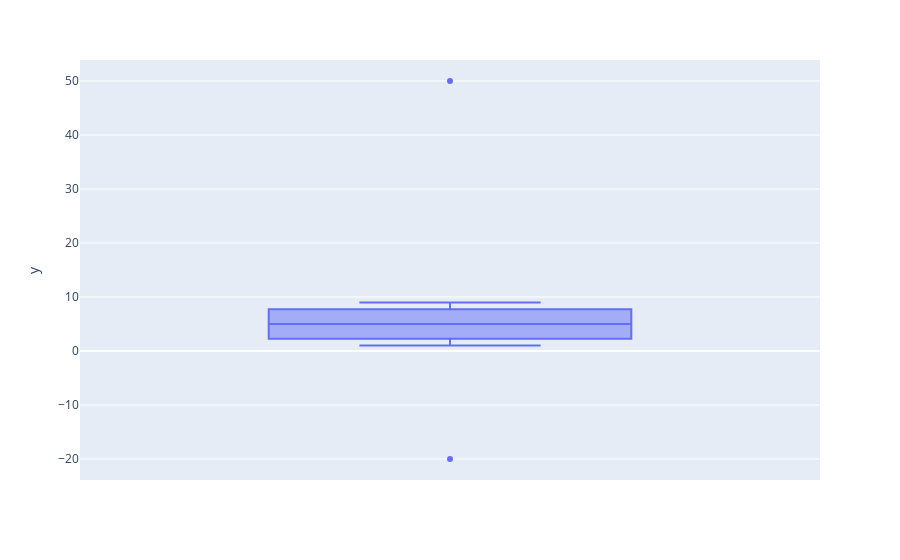

Notebook cell for this chart:
### Markdown cell above
Plotly

### Code cell
px.box(y = i)

### Figure 1 — Plotly figure (JSON) as saved in the notebook; plotly's stock layout.template omitted (floating-point values rounded to 4 significant figures)
{"data": [{"alignmentgroup": "True", "hovertemplate": "y=%{y}<extra></extra>", "legendgroup": "", "marker": {"color": "#636efa"}, "name": "", "notched": false, "offsetgroup": "", "orientation": "v", "showlegend": false, "type": "box", "x0": " ", "xaxis": "x", "y": [-20, 1, 2, 3, 4, 5, 6, 7, 8, 9, 50], "y0": " ", "yaxis": "y"}], "layout": {"boxmode": "group", "legend": {"tracegroupgap": 0}, "margin": {"t": 60}, "xaxis": {"anchor": "y", "domain": [0, 1]}, "yaxis": {"anchor": "x", "domain": [0, 1], "title": {"text": "y"}}}}
